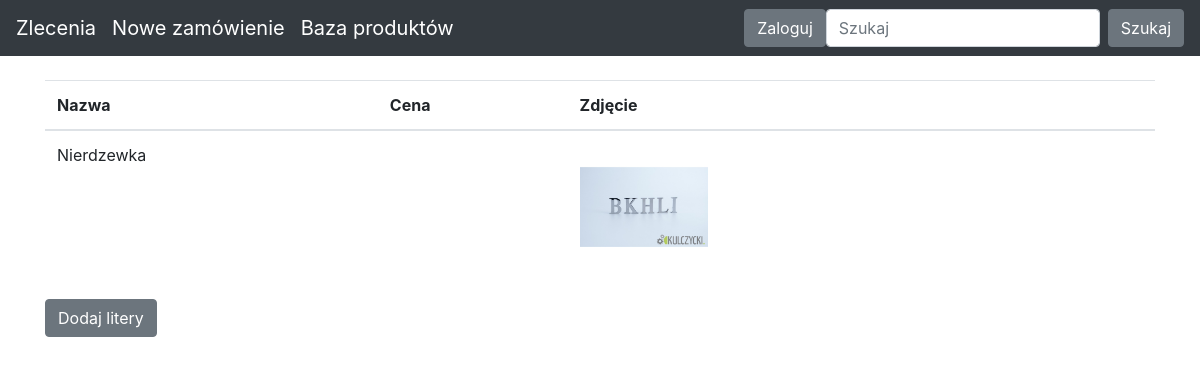
The app's page /baza/litery with its own data.
### app/models.py (models this page shows)
class Letters(db.Model):
    id = db.Column(db.Integer, primary_key=True)
    name = db.Column(db.String(80), nullable=False)
    price=db.Column(db.String(80), nullable=False)
    photo=db.Column(db.String(80))

### app/routes.py (the view)
@app.route("/baza/litery")
def letter_list():
   all_letter = Letters.query
   return render_template("litery.html", all_letter=all_letter)

### app/templates/litery.html (shortened to what this page needs)
{% extends "base.html" %}
{% block content %}
<table class="table">
   <thead>
     <tr>
       <th scope="col">Nazwa</th>
       <th scope="col">Cena</th>
       <th scope="col">Zdjęcie</th>
       <th scope="col"></th>
       <th scope="col"></th>
     </tr>
   </thead>
   <tbody>
       {% for let in all_letter %}
     <tr>
       <td>
           {{ let.name }}
       </td>
       <td>
       </td>
       <td>
        <img src= "{{url_for('static',filename= let.photo )}}"  width='128' height='128'>
       </td>
       <td>
       </td>
     </tr>
     {% endfor %}
   </tbody>
 </table>
 <a href="{{ url_for('add_let') }}" class="btn btn-secondary my-2 my-sm-0" type="button">Dodaj litery</a>
{% endblock %}

### app/templates/base.html (style rules this page uses)
body { padding-top: 5rem; }

### records on screen
Letters: name "Nierdzewka", photo (picture)
